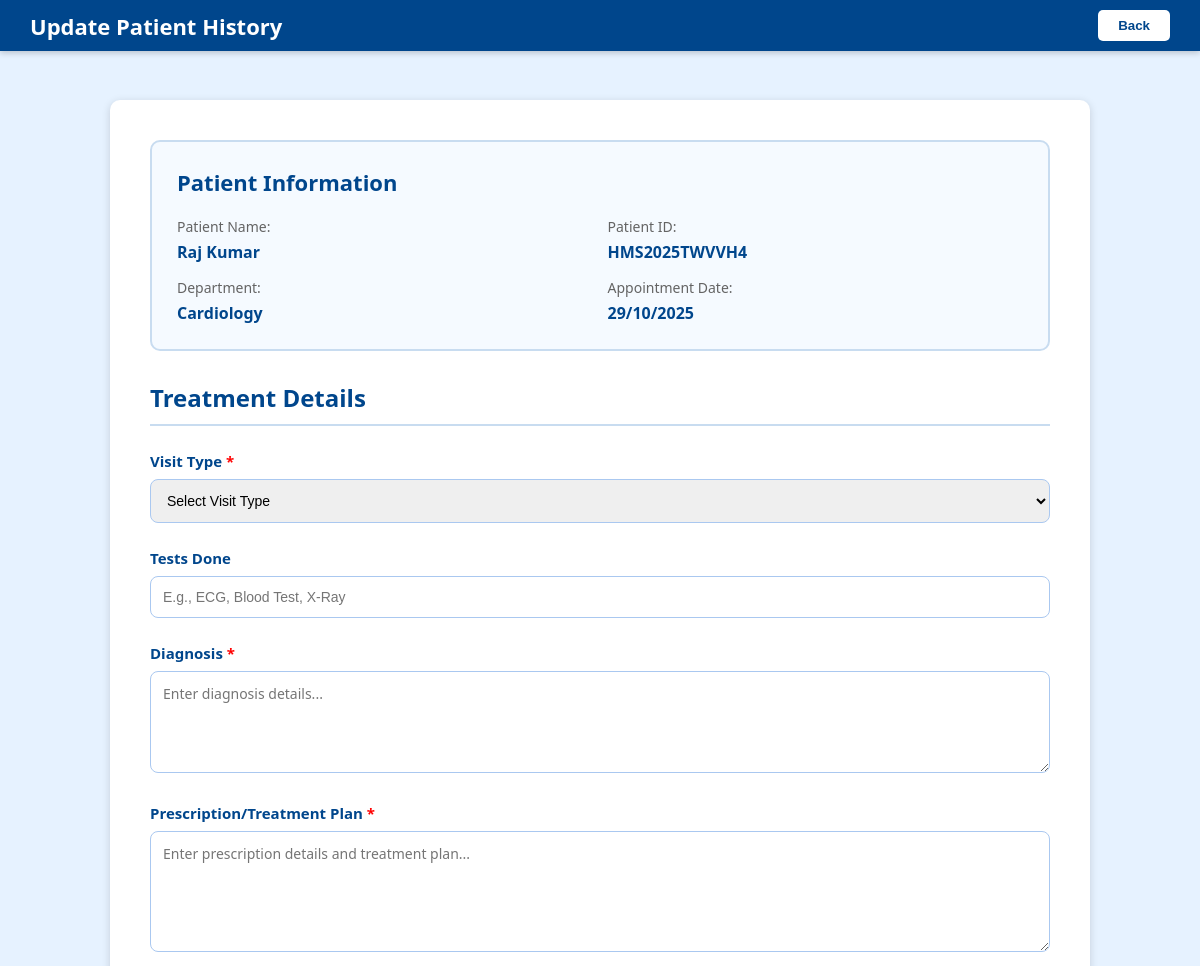
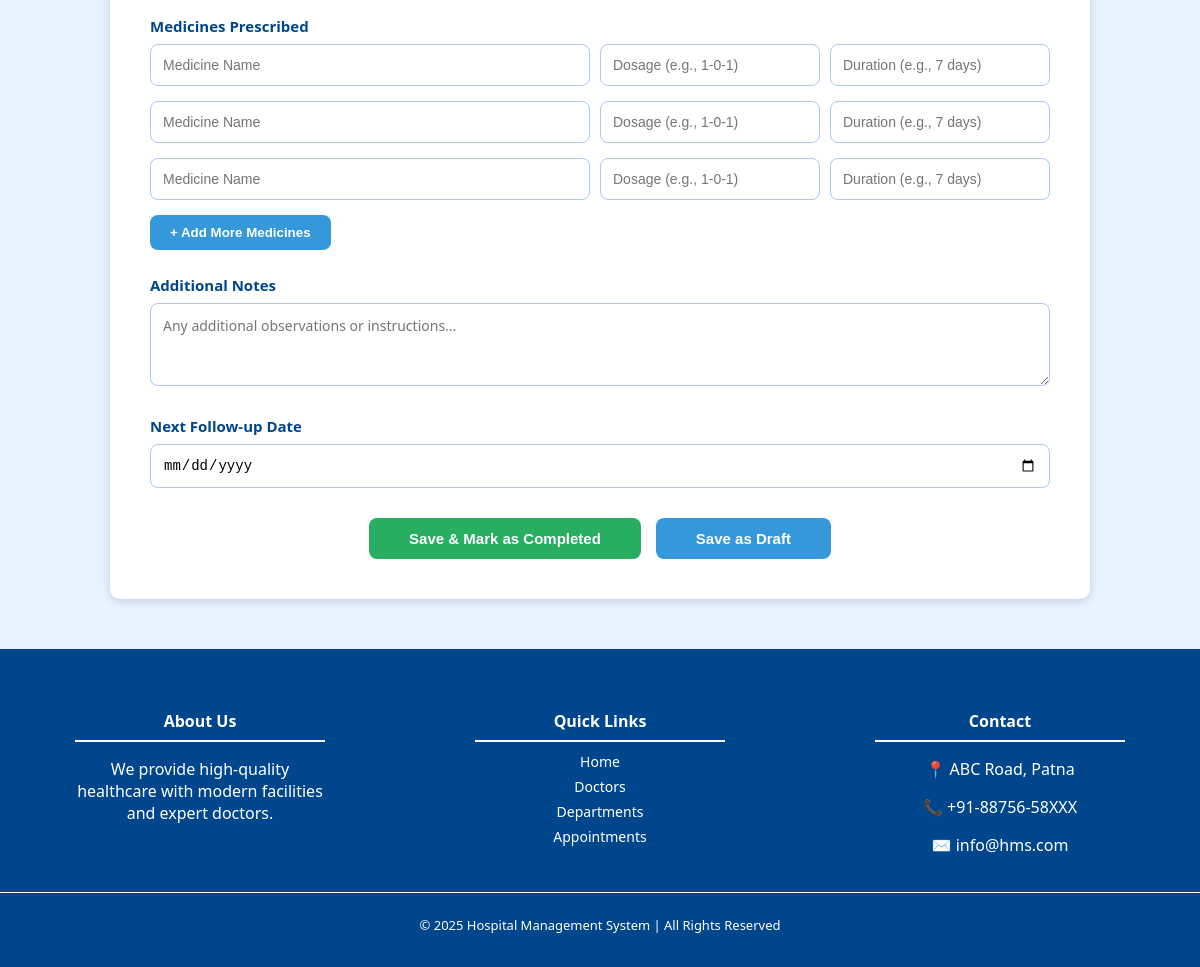
Page /doctor/update-treatment/1 (signed in) on the committed database (2 pictures, top to bottom).
### app.py (models this page shows)
class Patient(db.Model):
    id = db.Column(db.Integer, primary_key=True)
    username = db.Column(db.String(100), unique=True, nullable=False)
    password = db.Column(db.String(200), nullable=False)
    patient_id = db.Column(db.String(20), unique=True, nullable=False)
    first_name = db.Column(db.String(100), nullable=False)
    last_name = db.Column(db.String(100), nullable=False)
    email = db.Column(db.String(120), unique=True, nullable=False)
    contact = db.Column(db.String(15), nullable=False)
    age = db.Column(db.Integer)
    sex = db.Column(db.String(10))
    blood_group = db.Column(db.String(5))
    city = db.Column(db.String(100))
    pincode = db.Column(db.String(10))
    state = db.Column(db.String(100))
    country = db.Column(db.String(100))
    is_active = db.Column(db.Boolean, default=True)
    appointments = db.relationship('Appointment', backref='patient', lazy=True)

class Department(db.Model):
    id = db.Column(db.Integer, primary_key=True)
    name = db.Column(db.String(100), unique=True, nullable=False)
    description = db.Column(db.Text)
    doctors = db.relationship('Doctor', backref='department', lazy=True)

class Appointment(db.Model):
    id = db.Column(db.Integer, primary_key=True)
    appointment_id = db.Column(db.String(20), unique=True, nullable=False)
    patient_id = db.Column(db.Integer, db.ForeignKey('patient.id'), nullable=False)
    doctor_id = db.Column(db.Integer, db.ForeignKey('doctor.id'), nullable=False)
    appointment_date = db.Column(db.Date, nullable=False)
    appointment_time = db.Column(db.String(20), nullable=False)
    appointment_type = db.Column(db.String(50))
    reason = db.Column(db.Text)
    status = db.Column(db.String(20), default='Booked')
    treatment = db.relationship(
        'Treatment',
        backref='appointment',
        uselist=False,
        cascade="all, delete-orphan"
    )

### app.py (the view, shortened to what this page needs)
@app.route('/doctor/update-treatment/<int:appointment_id>', methods=['GET', 'POST'])
def update_treatment(appointment_id):
    appointment = Appointment.query.get_or_404(appointment_id)
    if session.get('user_type') != 'doctor':
        return redirect(url_for('login'))
    return render_template('update_treatment.html', appointment=appointment)

### templates/update_treatment.html (shortened to what this page needs)
<!DOCTYPE html>
<html lang="en">
<head>
    <link rel="stylesheet" href="/static/update_treatment.css">
</head>
<body>
    <header>
        <div class="nav-bar">
            <h2>Update Patient History</h2>
            <input type="button" class="back-btn" value="Back"
                onclick="window.location.href='{{ url_for('doctor_dashboard') }}'">
        </div>
    </header>
    <main>
        <div class="treatment-container">
            <div class="patient-info">
                <h2>Patient Information</h2>
                <div class="info-grid">
                    <div class="info-item">
                        <span class="label">Patient Name:</span>
                        <span class="value">{{ appointment.patient.first_name }} {{ appointment.patient.last_name }}</span>
                    </div>
                    <div class="info-item">
                        <span class="label">Patient ID:</span>
                        <span class="value">{{ appointment.patient.patient_id }}</span>
                    </div>
                    <div class="info-item">
                        <span class="label">Department:</span>
                        <span class="value">{{ appointment.doctor.department.name }}</span>
                    </div>
                    <div class="info-item">
                        <span class="label">Appointment Date:</span>
                        <span class="value">{{ appointment.appointment_date.strftime('%d/%m/%Y') }}</span>
                    </div>
                </div>
            </div>
            <form id="treatment-form" method="POST" action="{{ url_for('update_treatment', appointment_id=appointment.id) }}">
                <h2 class="form-title">Treatment Details</h2>
                <div class="form-group">
                    <label>Visit Type <span class="required">*</span></label>
                    <select name="visit_type" required>
                        <option value="">Select Visit Type</option>
                    </select>
                </div>
                <div class="form-group">
                    <label>Tests Done</label>
                    <input type="text" name="tests" placeholder="E.g., ECG, Blood Test, X-Ray">
                </div>
                <div class="form-group">
                    <label>Diagnosis <span class="required">*</span></label>
                    <textarea name="diagnosis" rows="4" placeholder="Enter diagnosis details..." required></textarea>
                </div>
                <div class="form-group">
                    <label>Prescription/Treatment Plan <span class="required">*</span></label>
                    <textarea name="prescription" rows="5" placeholder="Enter prescription details and treatment plan..." required></textarea>
                </div>
                <div class="form-group">
                    <label>Medicines Prescribed</label>
                    <div class="medicine-list">
                        <div class="medicine-item">
                            <input type="text" placeholder="Medicine Name" name="medicine_1">
                            <input type="text" placeholder="Dosage (e.g., 1-0-1)" name="dosage_1">
                            <input type="text" placeholder="Duration (e.g., 7 days)" name="duration_1">
                        </div>
                        <div class="medicine-item">
                            <input type="text" placeholder="Medicine Name" name="medicine_2">
                            <input type="text" placeholder="Dosage (e.g., 1-0-1)" name="dosage_2">
                            <input type="text" placeholder="Duration (e.g., 7 days)" name="duration_2">
                        </div>
                        <div class="medicine-item">
                            <input type="text" placeholder="Medicine Name" name="medicine_3">
                            <input type="text" placeholder="Dosage (e.g., 1-0-1)" name="dosage_3">
                            <input type="text" placeholder="Duration (e.g., 7 days)" name="duration_3">
                        </div>
                    </div>
                    <button type="button" class="add-medicine-btn" onclick="addMedicineField()">+ Add More Medicines</button>
                </div>
                <div class="form-group">
                    <label>Additional Notes</label>
                    <textarea name="notes" rows="3" placeholder="Any additional observations or instructions..."></textarea>
                </div>
                <div class="form-group">
                    <label>Next Follow-up Date</label>
                    <input type="date" name="followup_date">
                </div>
                <div class="button-group">
                    <input type="submit" value="Save & Mark as Completed" class="submit-btn">
                    <input type="button" value="Save as Draft" class="draft-btn" disabled title="Draft option not enabled">
                </div>
            </form>
        </div>
    </main>
    <footer>
        <div class="footer">
            <div class="footer-container">
                <div class="footer-section">
                    <h4>About Us</h4>
                    <p>We provide high-quality healthcare with modern facilities and expert doctors.</p>
                </div>
                <div class="footer-section">
                    <h4>Quick Links</h4>
                    <a href="{{ url_for('index') }}">Home</a>
                    <a href="{{ url_for('doctor_list') }}">Doctors</a>
                    <a href="#departments">Departments</a>
                    <a href="{{ url_for('doctor_dashboard') }}">Appointments</a>
                </div>
                <div class="footer-section">
                    <h4>Contact</h4>
                    <p>📍 ABC Road, Patna</p>
                    <p>📞 +91-88756-58XXX</p>
                    <p>✉️ info@hms.com</p>
                </div>
            </div>
            <div class="footer-bottom">
                <p>© 2025 Hospital Management System | All Rights Reserved</p>
            </div>
        </div>
    </footer>
</body>
</html>

### static/update_treatment.css (style rules this page uses)
body { font-family: 'Segoe UI', Tahoma, Geneva, Verdana, sans-serif, Arial, Helvetica, sans-serif; margin: 0; padding-top: 50px; background-color: rgb(230, 242, 255); }
.nav-bar { display: flex; flex-direction: row; align-items: center; justify-content: space-between; background-color: rgb(0, 70, 140); top: 0; left: 0; width: 100%; position: fixed; z-index: 1000; box-sizing: border-box; color: white; padding: 10px 30px; box-shadow: 0 2px 6px rgba(0, 0, 0, 0.2); }
.nav-bar h2 { margin: 0; font-size: 22px; }
.back-btn { padding: 8px 20px; background-color: white; color: rgb(0, 70, 140); border: none; border-radius: 5px; font-weight: bold; cursor: pointer; transition: 0.3s ease; }
.treatment-container { max-width: 900px; margin: 50px auto; background-color: white; padding: 40px; border-radius: 10px; box-shadow: 0 2px 8px rgba(0, 0, 0, 0.15); }
.patient-info { background-color: rgb(245, 250, 255); padding: 25px; border-radius: 10px; margin-bottom: 30px; border: 2px solid rgb(200, 220, 240); }
.patient-info h2 { color: rgb(0, 70, 140); margin-top: 0; margin-bottom: 20px; font-size: 22px; }
.info-grid { display: grid; grid-template-columns: 1fr 1fr; gap: 15px; }
.info-item { display: flex; flex-direction: column; }
.info-item .label { color: rgb(100, 100, 100); font-size: 14px; margin-bottom: 5px; }
.info-item .value { color: rgb(0, 70, 140); font-weight: bold; font-size: 16px; }
.form-title { color: rgb(0, 70, 140); margin-bottom: 25px; font-size: 24px; border-bottom: 2px solid rgb(200, 220, 240); padding-bottom: 10px; }
.form-group { margin-bottom: 25px; }
.form-group label { display: block; color: rgb(0, 70, 140); font-weight: bold; margin-bottom: 8px; font-size: 15px; }
.required { color: red; }
.form-group input, .form-group select, .form-group textarea { width: 100%; padding: 12px; border: 1px solid rgb(170, 200, 240); border-radius: 8px; font-size: 14px; outline: none; transition: border-color 0.3s ease; box-sizing: border-box; }
.form-group textarea { resize: vertical; font-family: 'Segoe UI', Tahoma, Geneva, Verdana, sans-serif; }
.medicine-list { display: flex; flex-direction: column; gap: 15px; margin-bottom: 15px; }
.medicine-item { display: grid; grid-template-columns: 2fr 1fr 1fr; gap: 10px; }
.medicine-item input { width: 100%; }
.add-medicine-btn { padding: 10px 20px; background-color: rgb(52, 152, 219); color: white; border: none; border-radius: 8px; font-weight: bold; cursor: pointer; transition: 0.3s ease; }
.button-group { display: flex; justify-content: center; gap: 15px; margin-top: 30px; }
.submit-btn, .draft-btn { padding: 12px 40px; border: none; border-radius: 8px; font-weight: bold; font-size: 15px; cursor: pointer; transition: 0.3s ease; }
.submit-btn { background-color: rgb(39, 174, 96); color: white; }
.draft-btn { background-color: rgb(52, 152, 219); color: white; }
footer { background-color: rgb(0, 70, 140); color: white; padding: 20px 0; text-align: center; margin-top: 50px; }
.footer-container { display: flex; justify-content: space-around; flex-wrap: wrap; margin: 10px 0; }
.footer-section { width: 250px; margin: 10px; }
.footer-section h4 { border-bottom: 2px solid white; padding-bottom: 8px; margin-bottom: 10px; }
.footer-section a { color: white; text-decoration: none; display: block; margin-bottom: 6px; font-size: 14px; text-align: center; }
.footer-bottom { border-top: 1px solid white; padding-top: 10px; font-size: 13px; color: white; }

### rows in the picture
Patient: patient.first_name "Raj", patient.last_name "Kumar", patient.patient_id "HMS2025TWVVH4"
Department: doctor.department.name "Cardiology"
Appointment: appointment_date "29/10/2025"
